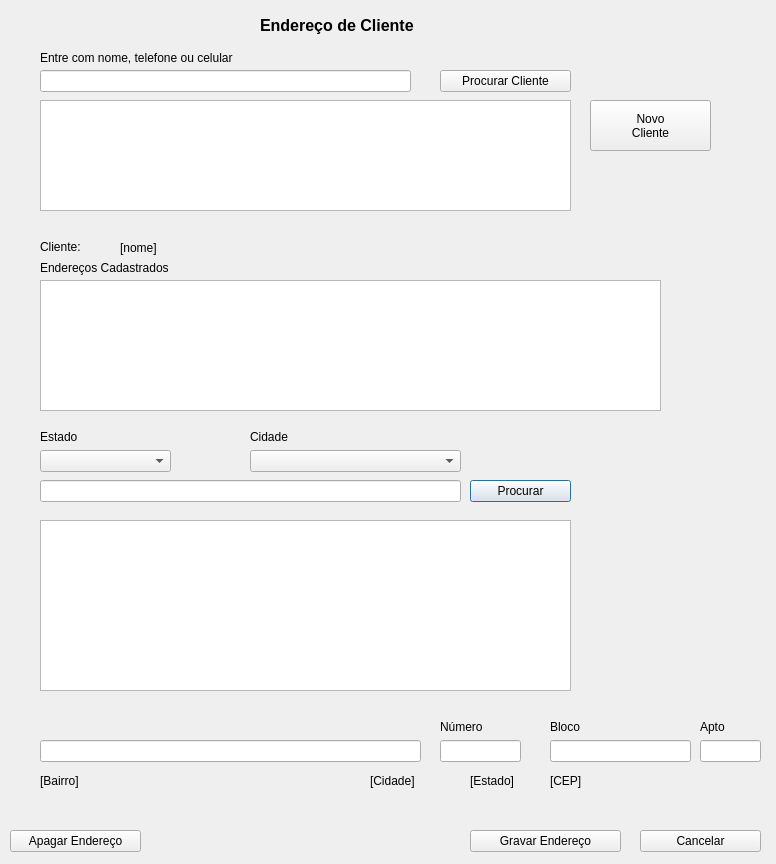
<?xml version="1.0" encoding="UTF-8"?>
<ui version="4.0">
 <class>Endereco</class>
 <widget class="QDialog" name="Endereco">
  <property name="geometry">
   <rect>
    <x>0</x>
    <y>0</y>
    <width>776</width>
    <height>864</height>
   </rect>
  </property>
  <property name="windowTitle">
   <string>Cadastro de Endereço</string>
  </property>
  <widget class="QPushButton" name="pushButton_procurar">
   <property name="geometry">
    <rect>
     <x>470</x>
     <y>480</y>
     <width>101</width>
     <height>22</height>
    </rect>
   </property>
   <property name="text">
    <string>Procurar</string>
   </property>
  </widget>
  <widget class="QTableView" name="tableView_clientes">
   <property name="geometry">
    <rect>
     <x>40</x>
     <y>100</y>
     <width>531</width>
     <height>111</height>
    </rect>
   </property>
  </widget>
  <widget class="QLabel" name="label_2">
   <property name="geometry">
    <rect>
     <x>40</x>
     <y>50</y>
     <width>241</width>
     <height>16</height>
    </rect>
   </property>
   <property name="text">
    <string>Entre com nome, telefone ou celular</string>
   </property>
  </widget>
  <widget class="QTableView" name="tableView_endcadast">
   <property name="geometry">
    <rect>
     <x>40</x>
     <y>280</y>
     <width>621</width>
     <height>131</height>
    </rect>
   </property>
  </widget>
  <widget class="QLabel" name="label_15">
   <property name="geometry">
    <rect>
     <x>40</x>
     <y>430</y>
     <width>59</width>
     <height>14</height>
    </rect>
   </property>
   <property name="text">
    <string>Estado</string>
   </property>
  </widget>
  <widget class="QPushButton" name="pushButton_apagar">
   <property name="geometry">
    <rect>
     <x>10</x>
     <y>830</y>
     <width>131</width>
     <height>22</height>
    </rect>
   </property>
   <property name="text">
    <string>Apagar Endereço</string>
   </property>
  </widget>
  <widget class="QLabel" name="label_cidade">
   <property name="geometry">
    <rect>
     <x>370</x>
     <y>770</y>
     <width>59</width>
     <height>21</height>
    </rect>
   </property>
   <property name="text">
    <string>[Cidade]</string>
   </property>
  </widget>
  <widget class="QLabel" name="label_nomecliente">
   <property name="geometry">
    <rect>
     <x>120</x>
     <y>240</y>
     <width>351</width>
     <height>16</height>
    </rect>
   </property>
   <property name="text">
    <string>[nome]</string>
   </property>
  </widget>
  <widget class="QPushButton" name="pushButton_cancelar">
   <property name="geometry">
    <rect>
     <x>640</x>
     <y>830</y>
     <width>121</width>
     <height>22</height>
    </rect>
   </property>
   <property name="text">
    <string>Cancelar</string>
   </property>
  </widget>
  <widget class="QTableView" name="tableView_enderecos">
   <property name="geometry">
    <rect>
     <x>40</x>
     <y>520</y>
     <width>531</width>
     <height>171</height>
    </rect>
   </property>
  </widget>
  <widget class="QPushButton" name="pushButton_gravar">
   <property name="geometry">
    <rect>
     <x>470</x>
     <y>830</y>
     <width>151</width>
     <height>22</height>
    </rect>
   </property>
   <property name="text">
    <string>Gravar Endereço</string>
   </property>
  </widget>
  <widget class="QLabel" name="label_14">
   <property name="geometry">
    <rect>
     <x>250</x>
     <y>430</y>
     <width>59</width>
     <height>14</height>
    </rect>
   </property>
   <property name="text">
    <string>Cidade</string>
   </property>
  </widget>
  <widget class="QPushButton" name="pushButton_procurarcliente">
   <property name="geometry">
    <rect>
     <x>440</x>
     <y>70</y>
     <width>131</width>
     <height>22</height>
    </rect>
   </property>
   <property name="text">
    <string>Procurar Cliente</string>
   </property>
  </widget>
  <widget class="QComboBox" name="comboBox_cidade">
   <property name="geometry">
    <rect>
     <x>250</x>
     <y>450</y>
     <width>211</width>
     <height>22</height>
    </rect>
   </property>
  </widget>
  <widget class="QComboBox" name="comboBox_estados">
   <property name="geometry">
    <rect>
     <x>40</x>
     <y>450</y>
     <width>131</width>
     <height>22</height>
    </rect>
   </property>
  </widget>
  <widget class="QLineEdit" name="lineEdit_procurarua">
   <property name="geometry">
    <rect>
     <x>40</x>
     <y>480</y>
     <width>421</width>
     <height>22</height>
    </rect>
   </property>
   <property name="toolTip">
    <string>&lt;html&gt;&lt;head/&gt;&lt;body&gt;&lt;p&gt;Entre com bairro ou rua&lt;/p&gt;&lt;/body&gt;&lt;/html&gt;</string>
   </property>
  </widget>
  <widget class="QLabel" name="label_3">
   <property name="geometry">
    <rect>
     <x>40</x>
     <y>240</y>
     <width>59</width>
     <height>14</height>
    </rect>
   </property>
   <property name="text">
    <string>Cliente:</string>
   </property>
  </widget>
  <widget class="QLabel" name="label_cep">
   <property name="geometry">
    <rect>
     <x>550</x>
     <y>770</y>
     <width>131</width>
     <height>21</height>
    </rect>
   </property>
   <property name="text">
    <string>[CEP]</string>
   </property>
  </widget>
  <widget class="QLineEdit" name="lineEdit_procurarcliente">
   <property name="geometry">
    <rect>
     <x>40</x>
     <y>70</y>
     <width>371</width>
     <height>22</height>
    </rect>
   </property>
  </widget>
  <widget class="QLabel" name="label_bairro">
   <property name="geometry">
    <rect>
     <x>40</x>
     <y>770</y>
     <width>271</width>
     <height>21</height>
    </rect>
   </property>
   <property name="text">
    <string>[Bairro]</string>
   </property>
  </widget>
  <widget class="QLabel" name="label_estado">
   <property name="geometry">
    <rect>
     <x>470</x>
     <y>770</y>
     <width>59</width>
     <height>21</height>
    </rect>
   </property>
   <property name="text">
    <string>[Estado]</string>
   </property>
  </widget>
  <widget class="QLineEdit" name="lineEdit_rua">
   <property name="geometry">
    <rect>
     <x>40</x>
     <y>740</y>
     <width>381</width>
     <height>22</height>
    </rect>
   </property>
  </widget>
  <widget class="QLabel" name="label_4">
   <property name="geometry">
    <rect>
     <x>40</x>
     <y>260</y>
     <width>161</width>
     <height>16</height>
    </rect>
   </property>
   <property name="text">
    <string>Endereços Cadastrados</string>
   </property>
  </widget>
  <widget class="QLabel" name="label">
   <property name="geometry">
    <rect>
     <x>260</x>
     <y>10</y>
     <width>181</width>
     <height>31</height>
    </rect>
   </property>
   <property name="font">
    <font>
     <pointsize>12</pointsize>
     <weight>75</weight>
     <bold>true</bold>
    </font>
   </property>
   <property name="text">
    <string>Endereço de Cliente</string>
   </property>
  </widget>
  <widget class="QLineEdit" name="lineEdit_numero">
   <property name="geometry">
    <rect>
     <x>440</x>
     <y>740</y>
     <width>81</width>
     <height>22</height>
    </rect>
   </property>
  </widget>
  <widget class="QLabel" name="label_numero">
   <property name="geometry">
    <rect>
     <x>440</x>
     <y>720</y>
     <width>59</width>
     <height>14</height>
    </rect>
   </property>
   <property name="text">
    <string>Número</string>
   </property>
  </widget>
  <widget class="QLineEdit" name="lineEdit_numapto">
   <property name="geometry">
    <rect>
     <x>700</x>
     <y>740</y>
     <width>61</width>
     <height>22</height>
    </rect>
   </property>
  </widget>
  <widget class="QLabel" name="label_8">
   <property name="geometry">
    <rect>
     <x>700</x>
     <y>720</y>
     <width>59</width>
     <height>14</height>
    </rect>
   </property>
   <property name="text">
    <string>Apto</string>
   </property>
  </widget>
  <widget class="QPushButton" name="pushButton_novocliente">
   <property name="geometry">
    <rect>
     <x>590</x>
     <y>100</y>
     <width>121</width>
     <height>51</height>
    </rect>
   </property>
   <property name="text">
    <string>Novo
Cliente</string>
   </property>
  </widget>
  <widget class="QLineEdit" name="lineEdit_bloco">
   <property name="geometry">
    <rect>
     <x>550</x>
     <y>740</y>
     <width>141</width>
     <height>22</height>
    </rect>
   </property>
  </widget>
  <widget class="QLabel" name="label_5">
   <property name="geometry">
    <rect>
     <x>550</x>
     <y>720</y>
     <width>59</width>
     <height>14</height>
    </rect>
   </property>
   <property name="text">
    <string>Bloco</string>
   </property>
  </widget>
 </widget>
 <resources/>
 <connections/>
</ui>
